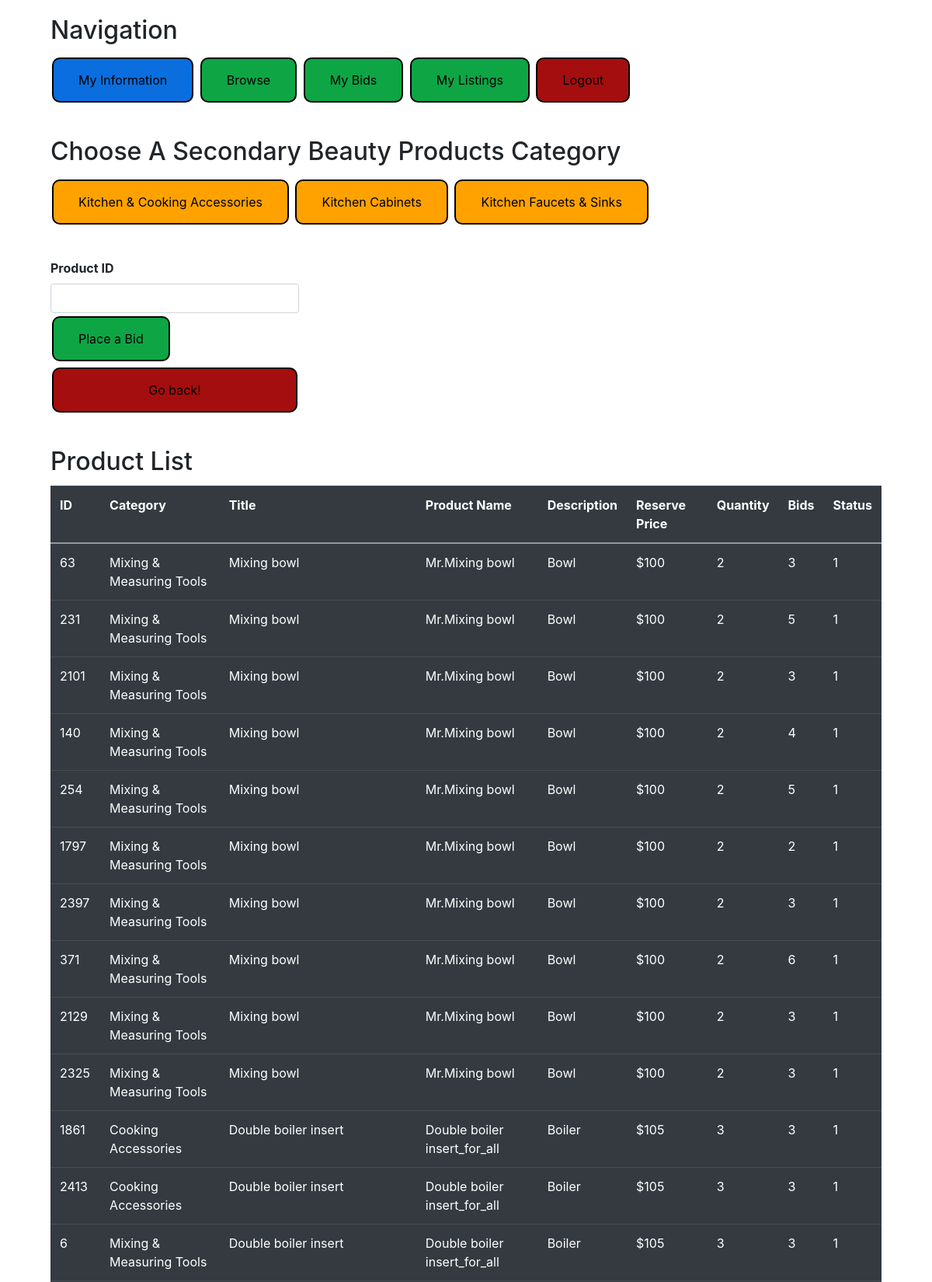
Screenshot of /Kitchen (upper part) with the database file from the repository.
### tables this page shows
CREATE TABLE Auction_Listings_new
(
    Seller_Email        TEXT,
    Listing_ID          INTEGER,
    Category            TEXT,
    Auction_Title       TEXT,
    Product_Name        TEXT,
    Product_Description TEXT,
    Quantity            INTEGER,
    Reserve_Price       TEXT,
    Max_bids            INTEGER,
    Status              INTEGER
);

### lionauction.py (the view)
@app.route('/Kitchen', methods=['POST', 'GET'])
def Kitchen():
    connection = sql.connect('user.sqlite')
    cursor = connection.execute('SELECT * FROM Auction_Listings_new '
                                'WHERE Category = ? OR Category = ? OR Category = ? OR Category = ? OR Category = ? OR Category = ? OR Category = ? OR Category = ? AND Status == 1 ORDER BY Reserve_Price ASC;',
                                ("Cooking Accessories", "Kitchen Utensils", "Mixing & Measuring Tools", "Base Cabinets", "High Cabinets", "Wall Cabinets", "Kitchen Faucets", "Kitchen Sinks"))
    result = cursor.fetchall()
    return render_template('Kitchen.html', result=result)

### templates/Kitchen.html (shortened to what this page needs)
<!DOCTYPE html>
<html lang="en" dir="ltr">
<head>
    <link rel="stylesheet" href="https://stackpath.bootstrapcdn.com/bootstrap/4.4.1/css/bootstrap.min.css"
>
</head>
<body>
<div class="container-sm">
    <div class="card-body">
        <h2 class="card-title">Navigation</h2>
        <a class="button button2" href="/myinformation" role="button">My Information</a>
        <a class="button button4" href="/browse" role="button">Browse</a>
        <a class="button button4" href="/my_bids" role="button">My Bids</a>
        <a class="button button4" href="/my_listings" role="button">My Listings</a>
        <a class="button button3" href="/" role="button">Logout</a>
    </div>
</div>
<div class="container-sm">
    <div class="card-body">
        <h2 class="card-title">Choose A Secondary Beauty Products Category</h2>
        <a class="button button5" href="/cooking" role="button">Kitchen & Cooking Accessories</a>
        <a class="button button5" href="/cabinets" role="button">Kitchen Cabinets</a>
        <a class="button button5" href="/sinks" role="button">Kitchen Faucets & Sinks</a>
    </div>
<div class="card-body" style = "display: inline-block;">
            <label for="ProductID"><b>Product ID</b></label>
            <form id = 'formset' action="/place_bid" method="POST">
                <input type="text" name="id" required class="form-control">
                <button class="button button4" type="submit" role="button" name="bid" value = "bid">Place a Bid</button>
            </form>
            <input class="button button3" value="Go back!" onclick="history.back()">
        </div>
</div>
<div class="container-sm">
    <div class="card-body">
        <h2 class="card-title">Product List</h2>
        <table class="table table-dark clickable-row">
            <tr>
                <th scope="col"> ID</th>
                <th scope="col"> Category</th>
                <th scope="col"> Title</th>
                <th scope="col"> Product Name</th>
                <th scope="col"> Description</th>
                <th scope="col"> Reserve Price</th>
                <th scope="col"> Quantity</th>
                <th scope="col"> Bids</th>
                <th scope="col"> Status</th>
            </tr>
            <tbody>
            {% for email, id, category, title, product_name, description, quantity, price, bids, status in result %}
                <tr>
                    <td> {{ id }} </td>
                    <td> {{ category }} </td>
                    <td> {{ title }} </td>
                    <td> {{ product_name }} </td>
                    <td> {{ description }} </td>
                    <td> {{ price }} </td>
                    <td> {{ quantity }} </td>
                    <td> {{ bids }} </td>
                    <td> {{ status }} </td>
                </tr>
            {% endfor %}
            </tbody>
        </table>
    </div>
</div>
</body>
</html>

### templates/Kitchen.html (style rules this page uses)
.button { background-color: #4CAF50; border: 2px solid black; color: black; padding: 15px 32px; text-align: center; text-decoration: none; display: inline-block; font-size: 16px; margin: 4px 2px; cursor: pointer; border-radius: 10px; }
.button2 { background-color: #0A6EDE; }
.button3 { background-color: #A50E0E; }
.button4 { background-color: #0EA545; }
.button5 { background-color: #FFA200; }

### rows the page displays
Auction_Listings_new: Listing_ID "63", Category "Mixing & Measuring Tools", Auction_Title "Mixing bowl", Product_Name "Mr.Mixing bowl", Product_Description "Bowl", Reserve_Price "$100", Quantity "2", Max_bids "3", Status "1"
Auction_Listings_new: Listing_ID "231", Category "Mixing & Measuring Tools", Auction_Title "Mixing bowl", Product_Name "Mr.Mixing bowl", Product_Description "Bowl", Reserve_Price "$100", Quantity "2", Max_bids "5", Status "1"
Auction_Listings_new: Listing_ID "2101", Category "Mixing & Measuring Tools", Auction_Title "Mixing bowl", Product_Name "Mr.Mixing bowl", Product_Description "Bowl", Reserve_Price "$100", Quantity "2", Max_bids "3", Status "1"
Auction_Listings_new: Listing_ID "140", Category "Mixing & Measuring Tools", Auction_Title "Mixing bowl", Product_Name "Mr.Mixing bowl", Product_Description "Bowl", Reserve_Price "$100", Quantity "2", Max_bids "4", Status "1"
Auction_Listings_new: Listing_ID "254", Category "Mixing & Measuring Tools", Auction_Title "Mixing bowl", Product_Name "Mr.Mixing bowl", Product_Description "Bowl", Reserve_Price "$100", Quantity "2", Max_bids "5", Status "1"
Auction_Listings_new: Listing_ID "1797", Category "Mixing & Measuring Tools", Auction_Title "Mixing bowl", Product_Name "Mr.Mixing bowl", Product_Description "Bowl", Reserve_Price "$100", Quantity "2", Max_bids "2", Status "1"
Auction_Listings_new: Listing_ID "2397", Category "Mixing & Measuring Tools", Auction_Title "Mixing bowl", Product_Name "Mr.Mixing bowl", Product_Description "Bowl", Reserve_Price "$100", Quantity "2", Max_bids "3", Status "1"
Auction_Listings_new: Listing_ID "371", Category "Mixing & Measuring Tools", Auction_Title "Mixing bowl", Product_Name "Mr.Mixing bowl", Product_Description "Bowl", Reserve_Price "$100", Quantity "2", Max_bids "6", Status "1"
Auction_Listings_new: Listing_ID "2129", Category "Mixing & Measuring Tools", Auction_Title "Mixing bowl", Product_Name "Mr.Mixing bowl", Product_Description "Bowl", Reserve_Price "$100", Quantity "2", Max_bids "3", Status "1"
Auction_Listings_new: Listing_ID "2325", Category "Mixing & Measuring Tools", Auction_Title "Mixing bowl", Product_Name "Mr.Mixing bowl", Product_Description "Bowl", Reserve_Price "$100", Quantity "2", Max_bids "3", Status "1"
Auction_Listings_new: Listing_ID "1861", Category "Cooking Accessories", Auction_Title "Double boiler insert", Product_Name "Double boiler insert_for_all", Product_Description "Boiler", Reserve_Price "$105", Quantity "3", Max_bids "3", Status "1"
Auction_Listings_new: Listing_ID "2413", Category "Cooking Accessories", Auction_Title "Double boiler insert", Product_Name "Double boiler insert_for_all", Product_Description "Boiler", Reserve_Price "$105", Quantity "3", Max_bids "3", Status "1"
Auction_Listings_new: Listing_ID "6", Category "Mixing & Measuring Tools", Auction_Title "Double boiler insert", Product_Name "Double boiler insert_for_all", Product_Description "Boiler", Reserve_Price "$105", Quantity "3", Max_bids "3", Status "1"
